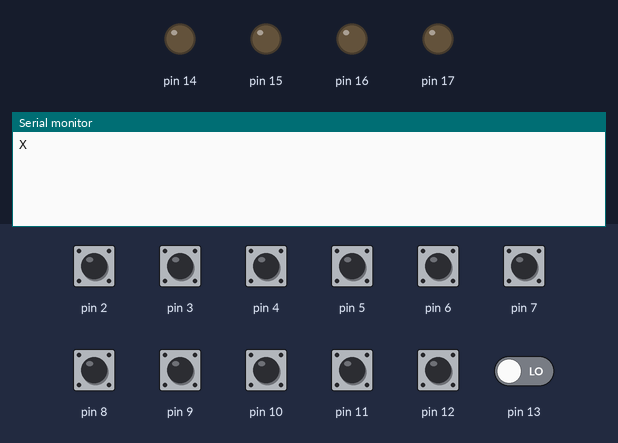
Bench run of a sketch on a simulated Arduino Mega 2560, built with avr-gcc and run on an emulated ATmega2560. Parts: output pins drawn as LEDs (lit = HIGH), the last lines printed to the serial monitor. Inputs (shaded band) come from the test bench; at power-on: pin 2–12 HIGH, pin 13 LOW.

Above: at 1.2 s.
1.3 s: pin 2 pulled LOW for 0.15 s
At 2.0 s:
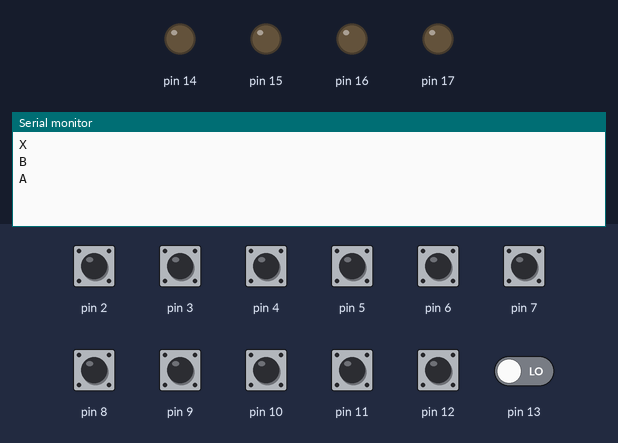
2.9 s: pin 3 pulled LOW for 0.15 s
At 4.2 s:
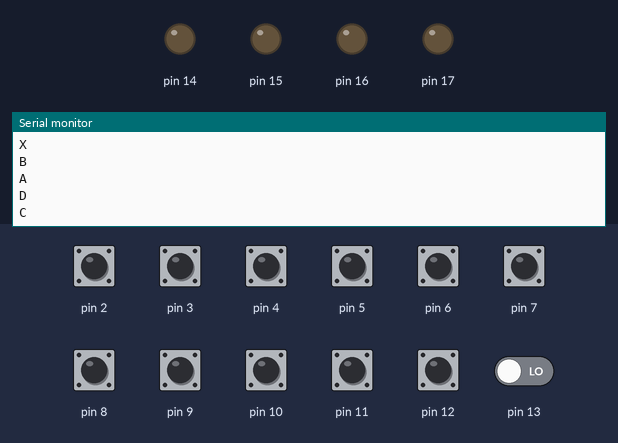
4.5 s: pin 4 pulled LOW for 0.15 s
At 5.6 s:
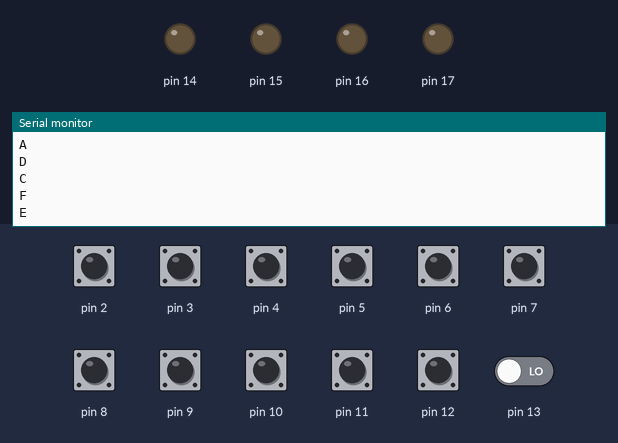
6.1 s: pin 5 pulled LOW for 0.15 s
At 6.8 s:
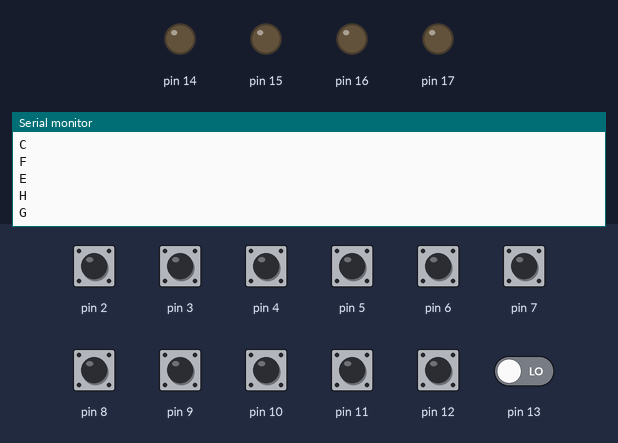
7.7 s: pin 6 pulled LOW for 0.15 s
At 9.0 s:
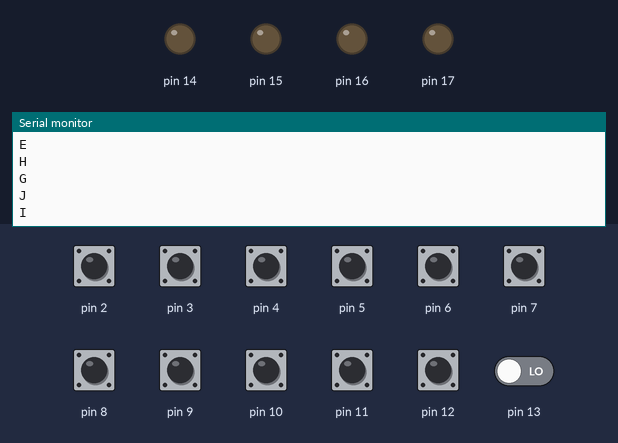
9.3 s: pin 7 pulled LOW for 0.15 s
At 10.5 s:
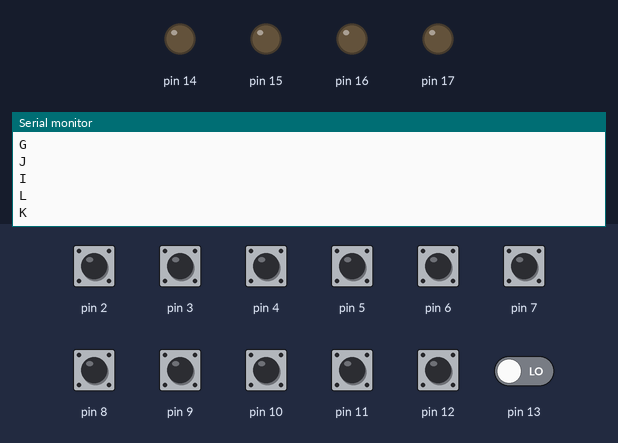

Measured:
- after the input at 1.3 s, the serial monitor: prints a new line at once (image 1)
- after the input at 2.9 s, the serial monitor: prints a new line at once (image 2)
- after the input at 4.5 s, the serial monitor: prints a new line at once (image 3)
- after the input at 6.1 s, the serial monitor: prints a new line at once (image 4)
- after the input at 7.7 s, the serial monitor: prints a new line at once (image 5)
- after the input at 9.3 s, the serial monitor: prints a new line at once (image 6)

The sketch:

buttons.ino
```cpp
byte n[12];
byte i, a;
boolean sendData = false;
String s = "";

void setup() {
  for(i = 0; i < sizeof(n); i++) n[i] = 1;
  for(i = 2; i < 13; i++) pinMode(i, INPUT_PULLUP);
  for(i = 14; i < 18; i++) pinMode(i, OUTPUT);
  Serial.begin(9600);
}

void working(){
  while(true){
    for(i = 2; i < 14; i++){
      a = digitalRead(i);
      if(a!=n[i-2]){
        s += (char) ((i - 1) * 2 - a + 64);
        sendData = true;
        n[i-2] = a; //0 = Pressed, 1 = unpressed
      }
    }
    if(sendData){
      Serial.println(s);
      s = "";
      sendData = false;
    }
  }
}

void loop() {
  digitalWrite(A0, 1);
  working();
}
```
